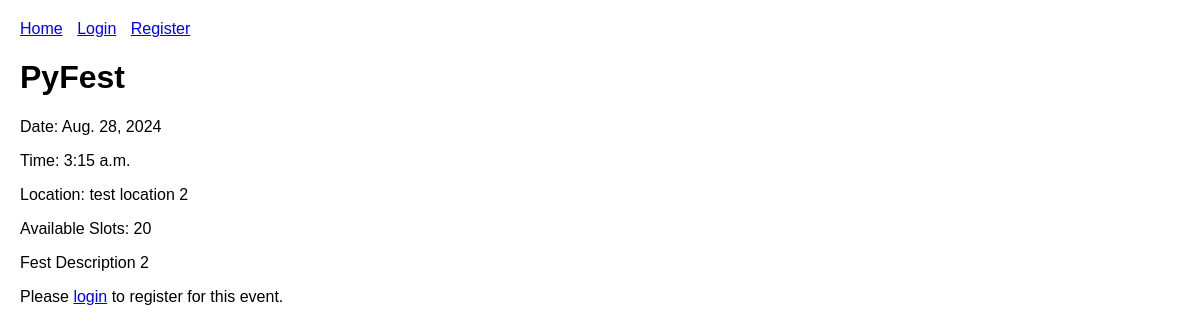
/event/2/, run on the app's committed database.
### events/models.py (models this page shows, shortened)
class Event(models.Model):
    title = models.CharField(max_length=100)
    description = models.TextField(max_length=4048)
    date = models.DateField()
    time = models.TimeField()
    location = models.CharField(max_length=200)
    available_slots = models.PositiveIntegerField()

### events/views.py (the view)
# urls.py: path('event/<int:event_id>/', views.event_detail, name='event_detail'),
def event_detail(request, event_id):
    event = get_object_or_404(Event, pk=event_id)
    return render(request, 'events/event_detail.html', {'event': event})

### events/templates/events/event_detail.html
{% extends 'events/base.html' %}
{% block content %}
    <h1>{{ event.title }}</h1>
    <p>Date: {{ event.date }}</p>
    <p>Time: {{ event.time }}</p>
    <p>Location: {{ event.location }}</p>
    <p>Available Slots: {{ event.available_slots }}</p>
    <p>{{ event.description }}</p>
    {% if user.is_authenticated %}
        {% if user in event.registration_set.all %}
            <form action="{% url 'unregister_from_event' event.id %}" method="post">
                {% csrf_token %}
                <button type="submit">Unregister</button>
            </form>
        {% else %}
            <form action="{% url 'register_for_event' event.id %}" method="post">
                {% csrf_token %}
                <button type="submit">Register</button>
            </form>
        {% endif %}
    {% else %}
        <p>Please <a href="{% url 'login' %}">login</a> to register for this event.</p>
    {% endif %}
{% endblock %}

### events/templates/events/base.html (style rules this page uses)
body { font-family: Arial, sans-serif; margin: 0; padding: 20px; }

### data on the page
Event: title "PyFest", date "Aug. 28, 2024", time "3:15 a.m.", location "test location 2", available_slots "20", description "Fest Description 2"
